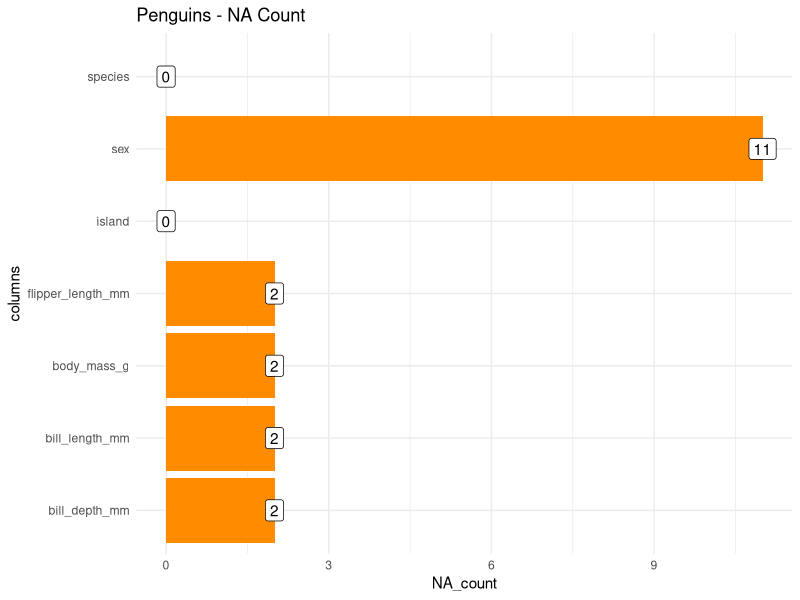
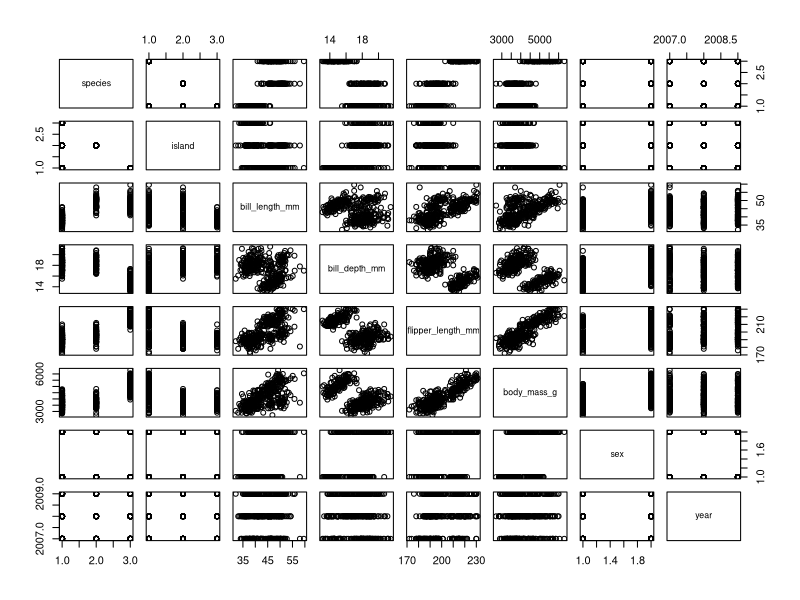
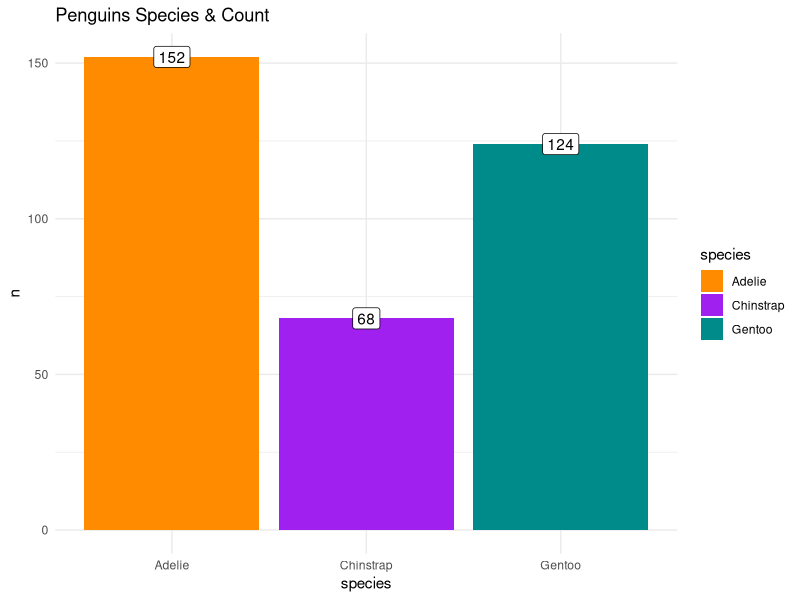

The R source for these figures, in order:
## ---- chunk 1
library(tidyverse)
library(palmerpenguins)
names(penguins)
## [1] "species"           "island"            "bill_length_mm"   
## [4] "bill_depth_mm"     "flipper_length_mm" "body_mass_g"      
## [7] "sex"
glimpse(penguins)
## Rows: 344
## ---- chunk 2
## Columns: 7
## $ species           <fct> Adelie, Adelie, Adelie, Adelie, Adelie, Adelie, Ade…
## $ island            <fct> Torgersen, Torgersen, Torgersen, Torgersen, Torgers…
## $ bill_length_mm    <dbl> 39.1, 39.5, 40.3, NA, 36.7, 39.3, 38.9, 39.2, 34.1,…
## $ bill_depth_mm     <dbl> 18.7, 17.4, 18.0, NA, 19.3, 20.6, 17.8, 19.6, 18.1,…
## $ flipper_length_mm <int> 181, 186, 195, NA, 193, 190, 181, 195, 193, 190, 18…
## $ body_mass_g       <int> 3750, 3800, 3250, NA, 3450, 3650, 3625, 4675, 3475,…
## $ sex               <fct> male, female, female, NA, female, male, female, mal…
penguins %>%
  #group_by(species) %>%
   select(everything()) %>% 
  summarise_all(funs(sum(is.na(.)))) %>%
  pivot_longer(cols = 1:7, names_to = 'columns', values_to = 'NA_count') %>%
  arrange(desc(NA_count)) %>%
  ggplot(aes(y = columns, x = NA_count)) + geom_col(fill = 'darkorange') +
  geom_label(aes(label = NA_count)) +
#   scale_fill_manual(values = c("darkorange","purple","cyan4")) +
  theme_minimal() +
  labs(title = 'Penguins - NA Count')
## ---- chunk 3
plot(penguins)
## ---- chunk 4
penguins %>%
  count(species) %>%
  ggplot() + geom_col(aes(x = species, y = n, fill = species)) +
  geom_label(aes(x = species, y = n, label = n)) +
  scale_fill_manual(values = c("darkorange","purple","cyan4")) +
  theme_minimal() +
  labs(title = 'Penguins Species & Count')
